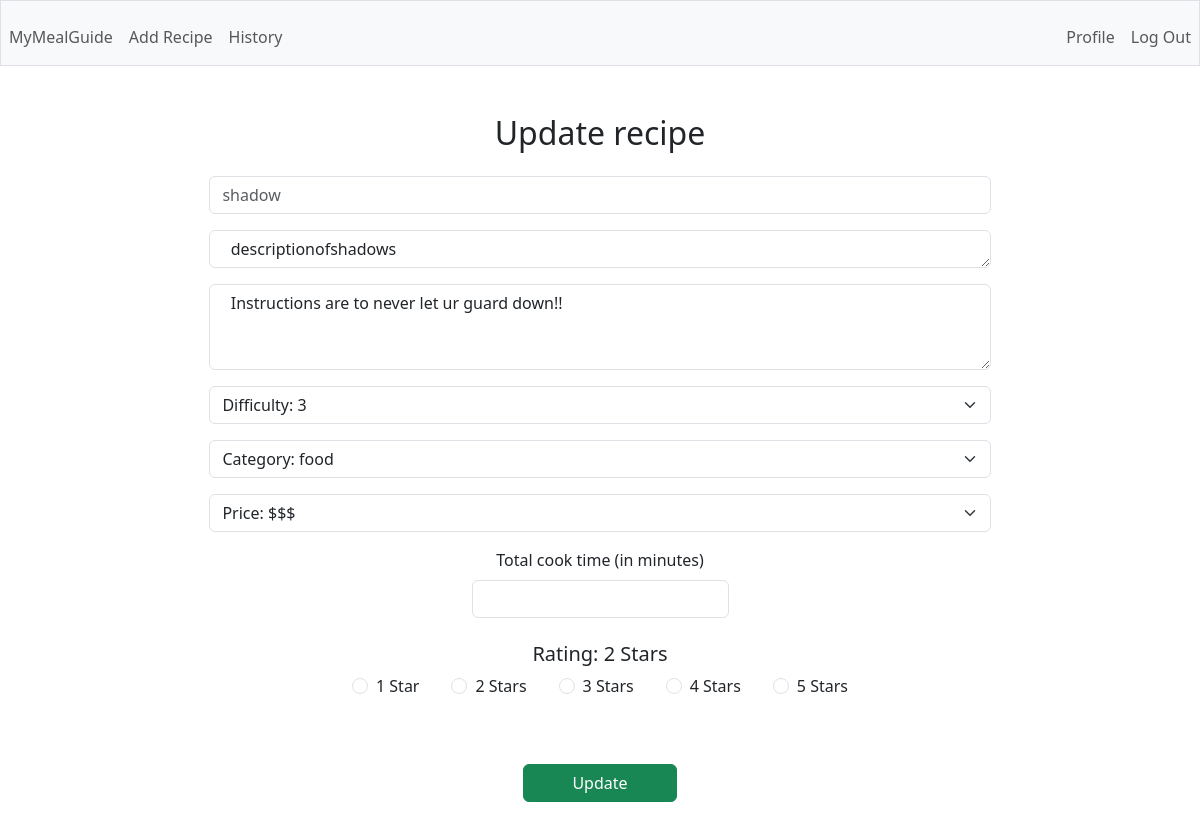
Screenshot of /update/2 (signed in) with the database file from the repository.
### tables this page shows
CREATE TABLE recipes (
        id INTEGER PRIMARY KEY AUTOINCREMENT,
        user_id INTEGER,
        name TEXT NOT NULL,
        description TEXT,
        total_time INTEGER,
        category TEXT,
        instructions TEXT,
        difficulty INTEGER,
        rating INTEGER,
        price TEXT,
        last_cooked DATE,
        FOREIGN KEY(user_id) REFERENCES users(id)
    );

### app.py (the view, shortened to what this page needs)
@app.route('/update/<int:id>', methods=['GET', 'POST'])
@login_required
def update(id):
    recipe = g.c.execute('SELECT * FROM recipes WHERE id = ?', (id,)).fetchone()
    if recipe is None:
        return apology('Recipe not found', 404)
    return render_template('update.html', recipe=recipe, categories=CATEGORIES)

### app.py (called while the page is built)
@app.before_request
def before_request():
    g.db = sqlite3.connect('database.db')
    g.c = g.db.cursor()

@app.teardown_request
def teardown_request(exception):
    db = getattr(g, 'db', None)
    if db is not None:
        db.close()

@app.after_request
def after_request(response):
    response.headers['Cache-Control'] = 'no-cache, no-store, must-revalidate'
    response.headers['Pragma'] = 'no-cache'
    response.headers['Expires'] = '0'
    return response

### helpers.py (called while the page is built)
def login_required(f):
    @wraps(f)
    def decorated_function(*args, **kwargs):
        if session.get('user_id') is None:
            return redirect('/login')
        return f(*args, **kwargs)
    return decorated_function

### templates/update.html (shortened to what this page needs)
{% extends "layout.html" %} {% block title %} Add {% endblock %} {% block main
%}
<div class="add_form">
  <h2>Update recipe</h2>
  <form action="/update/{{recipe[0]}}" method="post">
    <div class="mb-3">
      <input
        class="form-control"
        autofocus
        name="name"
        placeholder="{{ recipe[2]}}"
        type="text"
      />
    </div>
    <div class="mb-3">
      <textarea
        class="form-control"
        id="desc"
        name="desc"
        rows="1"
        placeholder="Description"
      >
  {{ recipe[3]}}</textarea
      >
    </div>
    <div class="mb-3">
      <textarea
        class="form-control"
        id="instructions"
        name="instructions"
        rows="3"
        placeholder="Instructions"
      >
  {{ recipe[6]}}</textarea
      >
    </div>
    <div class="mb-3">
      <select
        name="difficulty"
        class="form-select"
        aria-label="Default select example"
      >
        <option selected disabled>Difficulty: {{ recipe[7] }}</option>
      </select>
    </div>
    <div class="mb-3">
      <select
        name="category"
        class="form-select"
        aria-label="Default select example"
      >
        <option selected disabled>Category: {{ recipe[5]}}</option>
      </select>
    </div>
    <div class="mb-3">
      <select
        name="price"
        class="form-select"
        aria-label="Default select example"
      >
        <option selected disabled>Price: {{ recipe[9]}}</option>
      </select>
    </div>
    <div class="mb-3">
      <label for="total_time" class="form-label"
        >Total cook time (in minutes)</label
      >
      <input
        class="form-control mx-auto w-auto"
        name="total_time"
        placeholder="{{ recipe[4]}}"
        type="number"
      />
    </div>
    <div class="mb-3">
      <h2 class="fs-5 mb-2 mt-4">Rating: {{ recipe[8]}} Stars</h2>
      <div class="d-flex justify-content-center">
        <div class="form-check mx-3">
          <input
            class="form-check-input"
            type="radio"
            name="option"
            id="option1"
            value="1"
          />
          <label class="form-check-label" for="option1"> 1 Star </label>
        </div>
        <div class="form-check mx-3">
          <input
            class="form-check-input"
            type="radio"
            name="option"
            id="option2"
            value="2"
          />
          <label class="form-check-label" for="option2"> 2 Stars </label>
        </div>
        <div class="form-check mx-3">
          <input
            class="form-check-input"
            type="radio"
            name="option"
            id="option3"
            value="3"
          />
          <label class="form-check-label" for="option3"> 3 Stars </label>
        </div>
        <div class="form-check mx-3">
          <input
            class="form-check-input"
            type="radio"
            name="option"
            id="option4"
            value="4"
          />
          <label class="form-check-label" for="option4"> 4 Stars </label>
        </div>
        <div class="form-check mx-3">
          <input
            class="form-check-input"
            type="radio"
            name="option"
            id="option5"
            value="5"
          />
          <label class="form-check-label" for="option5"> 5 Stars </label>
        </div>
      </div>
    </div>
    <button class="btn btn-success px-5 mt-5" type="submit">Update</button>
  </form>
</div>
{% endblock %}

### static/styles.css (style rules this page uses)
.add_form { width: 70%; margin: 0 auto; }
.add_form h2 { margin-bottom: 1.5rem; }

### rows the page displays
recipes: name "shadow", desc "descriptionofshadows", instructions "Instructions are to never let ur guard down!!", rating "2"
